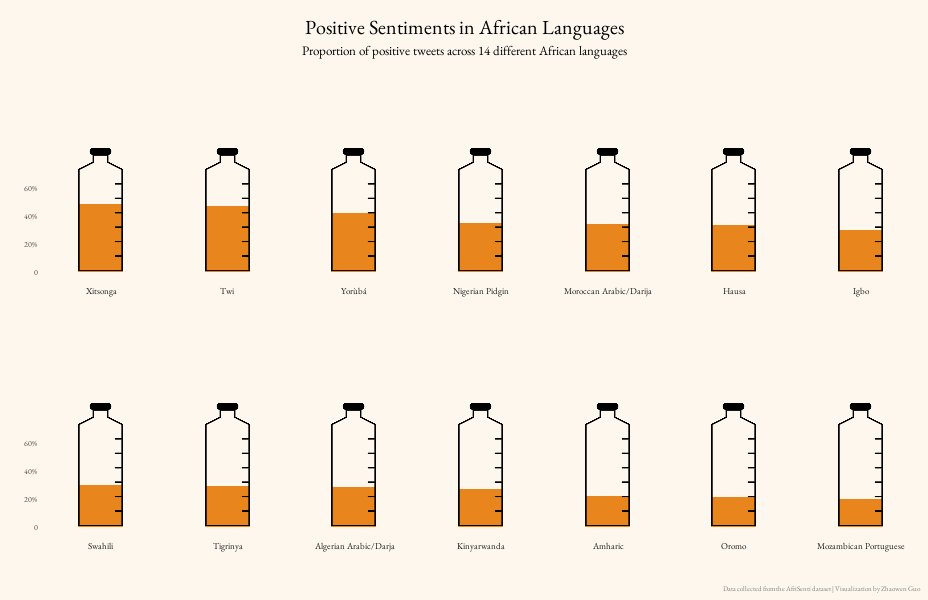

Write the R code that produced this figure.
library(MetBrewer)
library(cowplot)
library(showtext)
library(tidyverse)

font_add_google("EB Garamond")
showtext_auto()

afrisenti <- readr::read_csv('https://raw.githubusercontent.com/rfordatascience/tidytuesday/master/data/2023/2023-02-28/afrisenti.csv')
languages <- readr::read_csv('https://raw.githubusercontent.com/rfordatascience/tidytuesday/master/data/2023/2023-02-28/languages.csv')
language_scripts <- readr::read_csv('https://raw.githubusercontent.com/rfordatascience/tidytuesday/master/data/2023/2023-02-28/language_scripts.csv')
language_countries <- readr::read_csv('https://raw.githubusercontent.com/rfordatascience/tidytuesday/master/data/2023/2023-02-28/language_countries.csv')
country_regions <- readr::read_csv('https://raw.githubusercontent.com/rfordatascience/tidytuesday/master/data/2023/2023-02-28/country_regions.csv')

data <- afrisenti %>%
  group_by(language_iso_code) %>%
  summarise(positive_prop = round(sum(label == "positive")/n(), digits = 2)) %>%
  left_join(languages)

img_b <- png::readPNG("cup.png") 
cup <- grid::rasterGrob(img_b, interpolate = T) 

data  %>% 
  mutate(language = fct_reorder(language, -positive_prop)) %>% 
  ggplot(aes(language, positive_prop)) +
  geom_col(width = 0.45, fill ="#e9851d") +
  annotation_custom(cup, ymin = -0.25, ymax = 1.15, xmin = -10.02, xmax = 12) +
  facet_wrap(~ language, nrow = 2, scales = "free_x", strip.position = "bottom") +
  scale_y_continuous(limits = c(0, 1.45), breaks = seq(0, 0.6, by = 0.2),
                     labels = c("0", "20%", "40%", "60%")) +
  theme_minimal(base_family = "EB Garamond") +
  theme(plot.caption = element_text(size = 5, color = "grey50"),
        plot.caption.position = "plot",
        plot.title.position = "plot",
        plot.title = element_text(size = 15, margin = margin(t = 10, b = 5, l = 0, r = 0), hjust = 0.5),
        plot.background = element_rect(fill="#fdf7ee", color="#fdf7ee"),
        plot.subtitle = element_text(size = 10, hjust = 0.5, margin = margin(b=0)),
        axis.ticks = element_blank(),
        strip.background  = element_rect(color = NA),
        panel.grid.major = element_blank(),
        panel.grid.minor = element_blank(),
        strip.text = element_text(vjust = 1, size = 7),
        strip.background.x = element_rect(fill = NA),
        axis.text.x = element_blank(),
        axis.text.y = element_text(size = 6, margin = margin(r=0)),
        panel.background = ) +
  labs(x = "", y = "", title = "Positive Sentiments in African Languages", subtitle = "Proportion of positive tweets across 14 different African languages",
       caption = str_wrap("Data collected from the AfriSenti dataset | Visualization by Zhaowen Guo"), width = 300)
